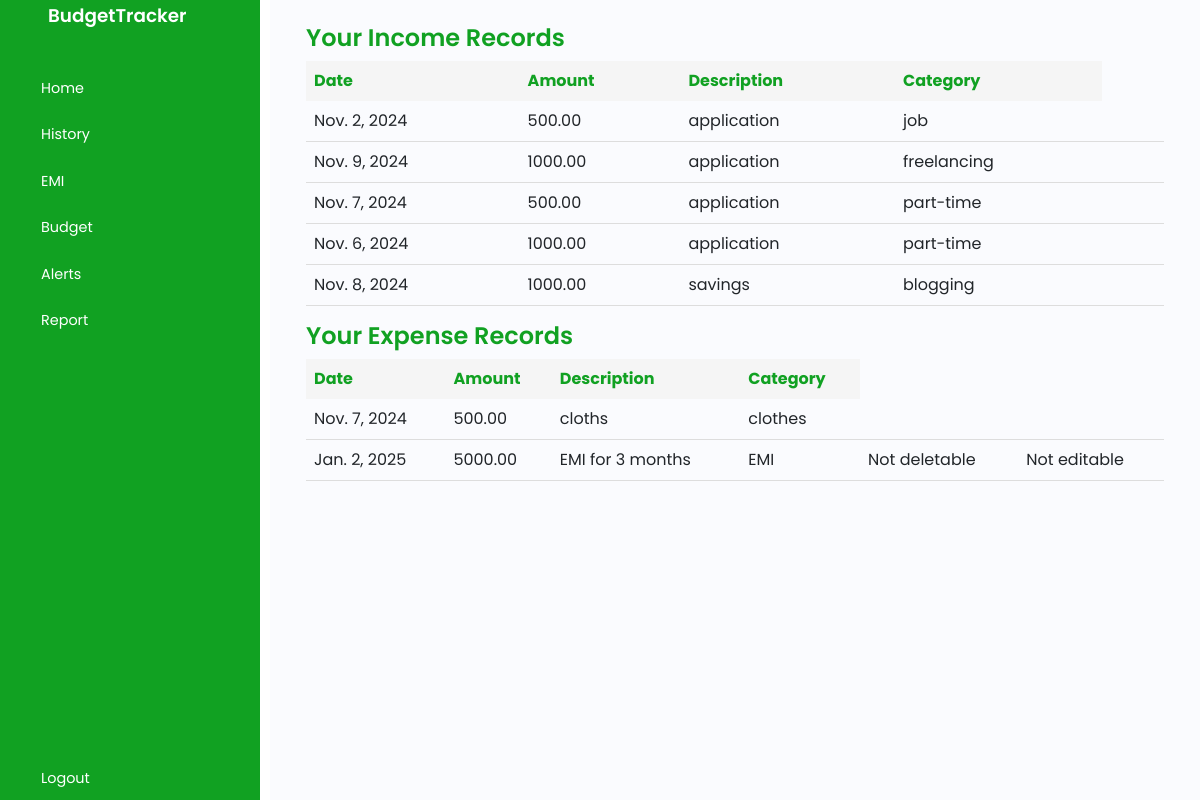
Page /income/ (signed in) on the earlier database version.
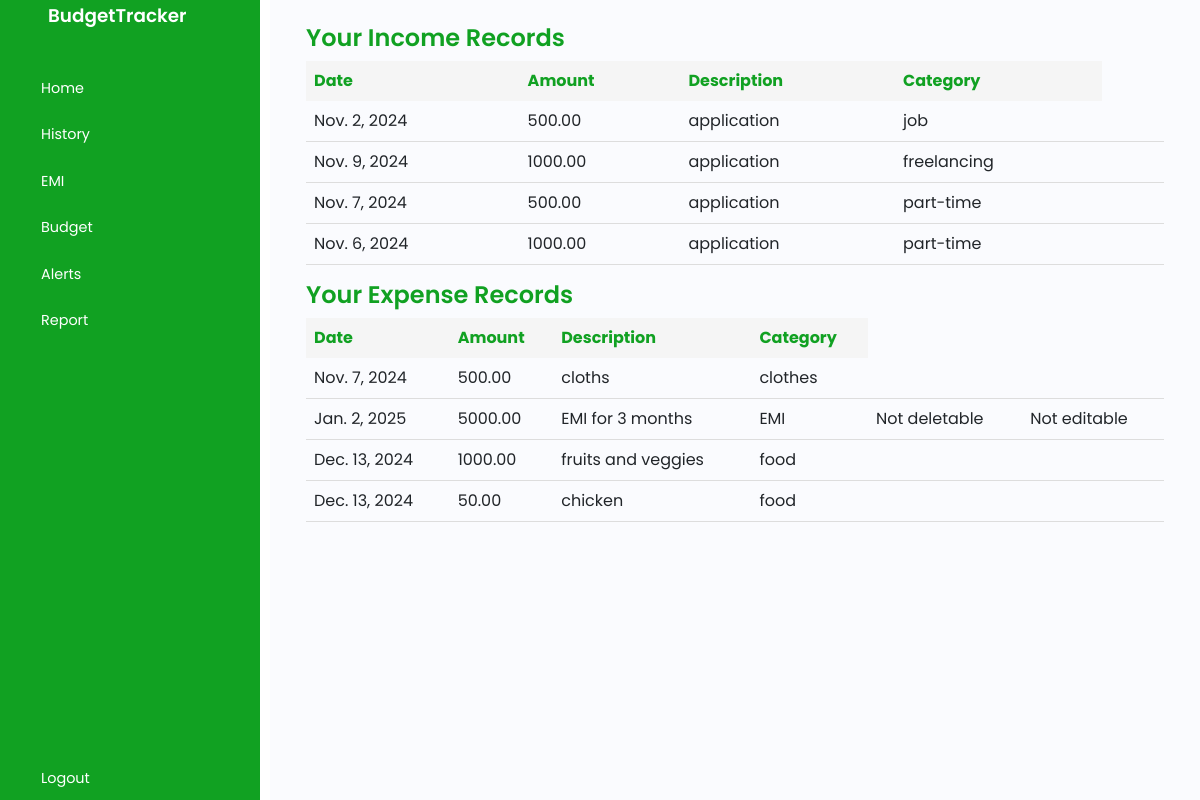
Same page on the later database version.
### base/models.py (models this page shows, shortened)
class Income(models.Model):
    user = models.ForeignKey(User, on_delete=models.CASCADE, related_name='income')
    amount = models.DecimalField(max_digits=10, decimal_places=2)
    category = models.ForeignKey(Category, on_delete=models.CASCADE,
                                 limit_choices_to={'category_type': 'Income'}, related_name='income')
    description = models.TextField(blank=True, null=True)
    date = models.DateField()
    created_at = models.DateTimeField(auto_now_add=True)

class Category(models.Model):
    INCOME = 'Income'
    EXPENSE = 'Expense'
    CATEGORY_TYPES = [
        (INCOME, 'Income'),
        (EXPENSE, 'Expense'),
    ]
    user = models.ForeignKey(User, on_delete=models.CASCADE, blank=True, null=True, related_name='categories')
    name = models.CharField(max_length=50)
    category_type = models.CharField(max_length=10, choices=CATEGORY_TYPES)
    created_at = models.DateTimeField(auto_now_add=True)

class Expense(models.Model):
    user = models.ForeignKey(User, on_delete=models.CASCADE, related_name='expenses')
    amount = models.DecimalField(max_digits=10, decimal_places=2)
    category = models.ForeignKey(Category, on_delete=models.CASCADE,
                                 limit_choices_to={'category_type': 'Expense'}, related_name='expenses')
    description = models.TextField(blank=True, null=True)
    date = models.DateField()
    is_fixed = models.BooleanField(default=False)
    created_at = models.DateTimeField(auto_now_add=True)

### base/views.py (the view)
# urls.py: path('income/', views.income, name='income'),
def income(request):
    incomes = Income.objects.filter(user=request.user)
    expenses= Expense.objects.filter(user=request.user)
    context = {'incomes': incomes, 'expenses':expenses}
    return render(request, 'income.html', context)

### templates/income.html (shortened to what this page needs)
{% load static %}
<!DOCTYPE html>
<html lang="en">
  <head>
    <link href="https://cdn.lineicons.com/5.0/lineicons.css" rel="stylesheet" />
    <link
      href="https://cdn.jsdelivr.net/npm/bootstrap@5.3.0-alpha3/dist/css/bootstrap.min.css"
      rel="stylesheet"
    />
    <link rel="stylesheet" href="{% static 'income.css' %} " />
  </head>
  <body>
      <div class="wrapper">
        <aside id="sidebar">
          <div class="d-flex">
            <button class="toggle-btn" type="button">
            </button>
            <div class="sidebar-logo">
              <a href="#">BudgetTracker</a>
            </div>
          </div>
          <ul class="sidebar-nav">
            <li class="sidebar-item">
              <a href="{% url 'home' %}" class="sidebar-link">
                <span>Home</span>
              </a>
            </li>
            <li class="sidebar-item">
              <a href="#" class="sidebar-link">
                <span>History</span>
              </a>
            </li>
            <li class="sidebar-item">
              <a href="{% url 'emi_list' %}" class="sidebar-link">
                <span>EMI</span>
              </a>
            </li>
            <li class="sidebar-item">
              <a href="{% url 'set_budget' %}" class="sidebar-link">
                <span>Budget</span>
              </a>
            </li>
            <li class="sidebar-item">
              <a href="{% url 'check_budget' %}" class="sidebar-link">
                <span>Alerts</span>
              </a>
            </li>
            <li class="sidebar-item">
              <a href="{% url 'report' %}" class="sidebar-link">
                <span>Report</span>
              </a>
            </li>
          </ul>
          <div class="sidebar-footer">
            <a href="logout" class="sidebar-link">
              <span>Logout</span>
            </a>
          </div>
        </aside>
        <div class="main p-4">
          <div class="container">
            <h1>Your Income Records</h1>
            {% if incomes %}
            <table>
              <thead>
                <tr>
                  <th>Date</th>
                  <th>Amount</th>
                  <th>Description</th>
                  <th>Category</th>
                </tr>
              </thead>
              <tbody>
                {% for income in incomes %}
                <tr>
                  <td>{{ income.date }}</td>
                  <td>{{ income.amount }}</td>
                  <td>{{ income.description }}</td>
                  <td>{{ income.category.name }}</td>
                  <td class="delete-icon" data-bs-toggle="modal" data-bs-target="#deleteIncomeModal" data-income-id="{{ income.id }}">
                  </td>
                  <td class="edit-icon">
                  </td>
                </tr>
                {% endfor %}
              </tbody>
            </table>
          {% else %}
          <p>No income records found.</p>
          {% endif %}
          <h1>Your Expense Records</h1>
          {% if expenses %}
          <table>
            <thead>
              <tr>
                <th>Date</th>
                <th>Amount</th>
                <th>Description</th>
                <th>Category</th>
              </tr>
            </thead>
            <tbody>
              {% for expense in expenses %}
              <tr>
                <td>{{ expense.date }}</td>
                <td>{{ expense.amount }}</td>
                <td>{{ expense.description }}</td>
                <td>{{ expense.category.name }}</td>
                {% if expense.category.name != 'EMI' %}
                <td class="delete-icon" data-bs-toggle="modal" data-bs-target="#deleteExpenseModal" data-expense-id="{{ expense.id }}">
                </td>
                <td class="edit-icon">
                </td>
                {% else %}
                <td>Not deletable</td>
                <td>Not editable</td>
              </tr>
              {% endif %}
              {% endfor %}
            </tbody>
          </table>
          {% else %}
          <p>No expense records found.</p>
          {% endif %}
        </div>
    </body>
</html>

### static/income.css (style rules this page uses)
a { text-decoration: none; }
li { list-style: none; }
h1 { font-weight: 600; font-size: 1.5rem; }
body { font-family: "Poppins", sans-serif; }
.wrapper { display: flex; gap: 10px; }
.main { min-height: 100vh; width: 100%; overflow: hidden; transition: all 0.35s ease-in-out; background-color: #fafbfe; }
#sidebar { width: 70px; min-width: 70px; z-index: 1000; transition: all 0.25s ease-in-out; background-color: #11a122; display: flex; flex-direction: column; }
#sidebar.expand { width: 260px; min-width: 260px; }
.toggle-btn { background-color: transparent; cursor: pointer; border: 0; padding: 1rem 1.5rem; }
.sidebar-logo { margin: auto 0; }
.sidebar-logo a { color: #fff; font-size: 1.15rem; font-weight: 600; }
.sidebar-nav { padding: 2rem 0; flex: 1 1 auto; }
a.sidebar-link { padding: 0.625rem 1.625rem; color: #fff; display: block; font-size: 0.9rem; white-space: nowrap; border-left: 3px solid transparent; }
.sidebar-item { position: relative; }
table { width: 100%; border-collapse: collapse; margin: 0 0 1rem; }
h1 { color: #11a122; }
table thead th { background-color: #f5f5f5; text-align: left; padding: 0.5rem; color: #11a122; }
table tbody td { padding: 0.5rem; border-bottom: 1px solid #ddd; }

Differences in the rows shown:
removed Income: date "Nov. 8, 2024", amount "1000.00", description "savings", category.name "blogging"
added Expense: date "Dec. 13, 2024", amount "1000.00", description "fruits and veggies", category.name "food"
added Expense: date "Dec. 13, 2024", amount "50.00", description "chicken", category.name "food"
